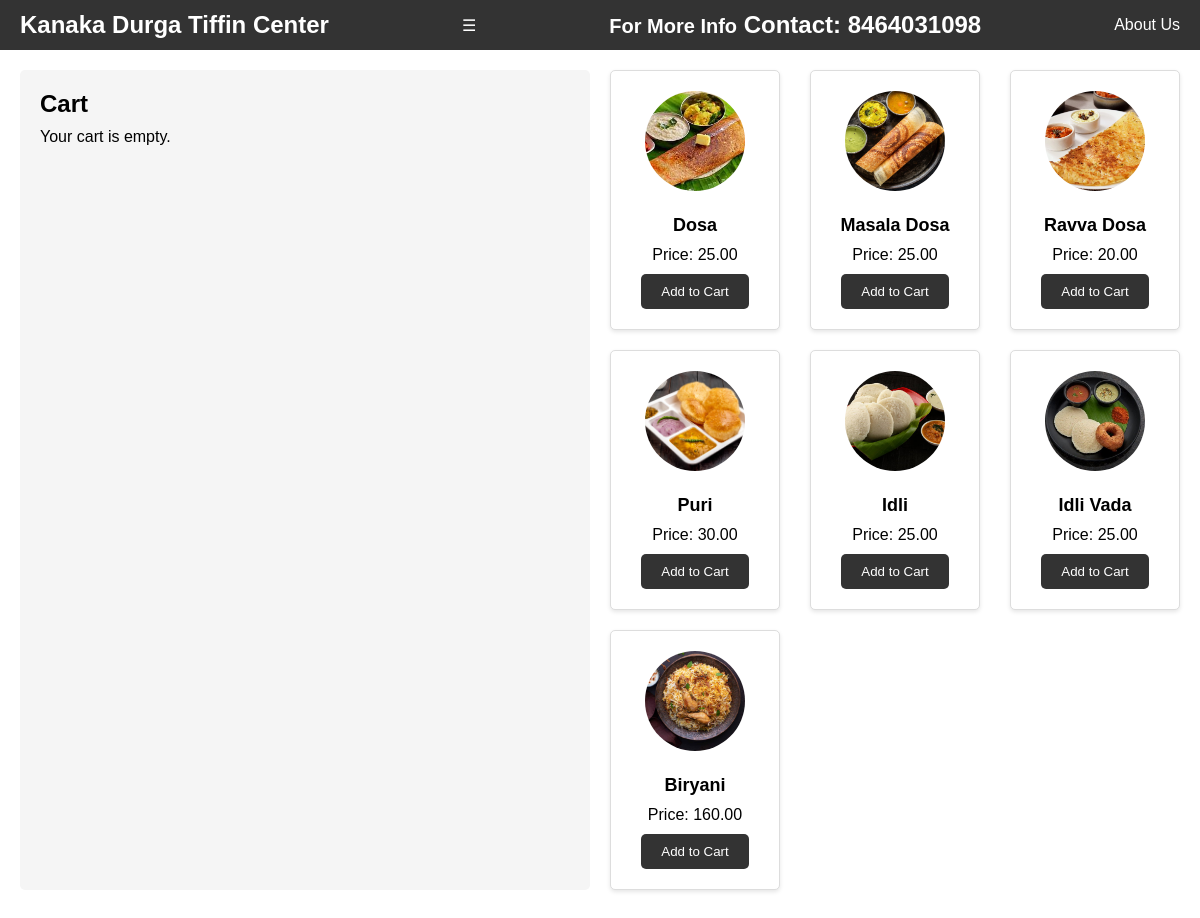
Before: / with the older database file.
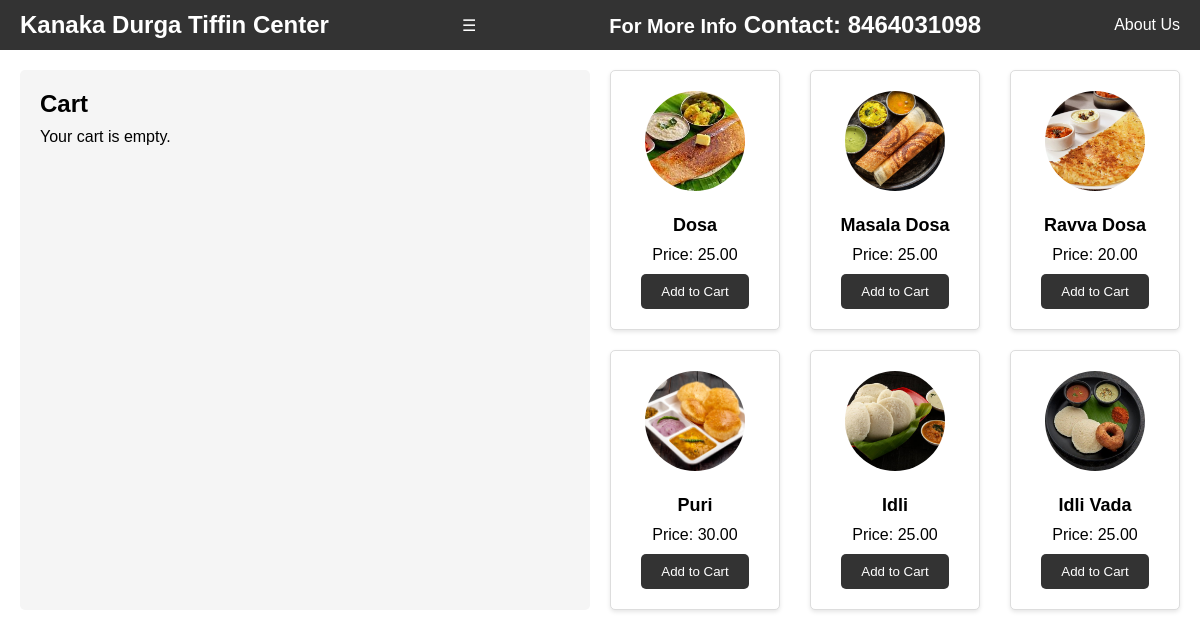
After: the same page with the newer database file.
### order/models.py (models this page shows, shortened)
class Product(models.Model):
    name = models.CharField(max_length=100)
    price = models.DecimalField(max_digits=6, decimal_places=2)
    image = models.ImageField(upload_to='product_images', default='default_product_image.jpg')

### order/views.py (the view)
# urls.py: 2. Add a URL to urlpatterns:  path('', views.home, name='home')
def home(request):
    products = Product.objects.all()
    cart_items = get_cart_items(request)
    cart_total_items = sum(item.quantity for item in cart_items)
    cart_total_price = sum(item.product.price * item.quantity for item in cart_items)
    latest_order = Order.objects.latest('order_time')
    order_status = latest_order.order_status if latest_order else None
    context = {
        'products': products,
        'cart_items': cart_items,
        'cart_total_items': cart_total_items,
        'cart_total_price': cart_total_price,
    }
    context = {
        'cart_items': cart_items,
        'products': products,
        'order_status': order_status,
    }
    return render(request, 'home.html', context)

### order/views.py (called while the page is built, shortened)
def get_cart_items(request):
    cart_items = []
    return cart_items

### order/templates/home.html (shortened to what this page needs)
<!DOCTYPE html>
<html>
<head>
</head>
<body>
    <nav class="navbar">
        <div class="logo">Kanaka Durga Tiffin Center</div>
        <div class="nav-toggle">&#9776;</div>
        <h2><small>For More Info</small> Contact: 8464031098</h2>
        <a href="{% url 'about_us' %}" class="menu-item">About Us</a>
    </nav>
    <div class="container">
        <div class="cart">
            <h2>Cart</h2>
            {% if cart_items %}
                <ul>
                    {% for item in cart_items %}
                        <li>
                            <div>
                                {{ item.product.name }} - {{ item.quantity }}
                            </div>
                            <div class="quantity-buttons">
                                <form method="POST" action="{% url 'increase_quantity' item.product.id %}">
                                    {% csrf_token %}
                                    <button type="submit" class="quantity-button">+</button>
                                </form>
                                <form method="POST" action="{% url 'decrease_quantity' item.product.id %}">
                                    {% csrf_token %}
                                    <button type="submit" class="quantity-button">-</button>
                                </form>
                            </div>
                        </li>
                    {% endfor %}
                </ul>
                <a href="{% url 'checkout' %}" class="checkout-button">Checkout</a>
            {% else %}
                <p>Your cart is empty.</p>
            {% endif %}
        </div>
        <div class="products">
            {% for product in products %}
                <div class="product-card">
                    <img src="{{ product.image.url }}" alt="{{ product.name }}">
                    <h2>{{ product.name }}</h2>
                    <p>Price: {{ product.price }}</p>
                    <form method="POST" action="{% url 'add_to_cart' product.id %}">
                        <button type="submit" class="add-to-cart-button">Add to Cart</button>
                    </form>
                </div>
            {% endfor %}
        </div>
    </div>
</body>
</html>

### order/templates/home.html (style rules this page uses)
* { box-sizing: border-box; margin: 0; padding: 0; }
body { font-family: Arial, sans-serif; }
.navbar { background-color: #333; color: #fff; height: 50px; display: flex; align-items: center; justify-content: space-between; padding: 0 20px; }
.navbar .logo { font-size: 24px; font-weight: bold; }
.navbar .nav-toggle { cursor: pointer; }
.navbar h2 { margin: 0; }
.menu-item { color: #fff; text-decoration: none; margin: 5px 0; transition: color 0.3s; }
.container { display: flex; flex-wrap: wrap; justify-content: space-between; margin: 20px; }
.cart { flex-basis: calc(50% - 10px); background-color: #f5f5f5; padding: 20px; border-radius: 5px; margin-bottom: 20px; }
.cart h2 { margin-bottom: 10px; }
.products { flex-basis: calc(50% - 10px); display: flex; flex-wrap: wrap; justify-content: space-between; }
.product-card { flex-basis: calc(33.33% - 20px); background-color: #fff; border: 1px solid #ddd; border-radius: 5px; padding: 20px; margin-bottom: 20px; box-shadow: 0 2px 4px rgba(0, 0, 0, 0.1); text-align: center; }
.product-card img { width: 100px; height: 100px; border-radius: 50%; margin-bottom: 10px; object-fit: cover; }
.product-card h2 { font-size: 18px; margin: 10px 0; }
.product-card p { margin-bottom: 10px; }
.product-card .add-to-cart-button { background-color: #333; color: #fff; padding: 10px 20px; border: none; border-radius: 5px; cursor: pointer; transition: background-color 0.3s ease; }

Changed rows visible on the page:
removed Product: image (picture), name "Biryani", price "160.00"
